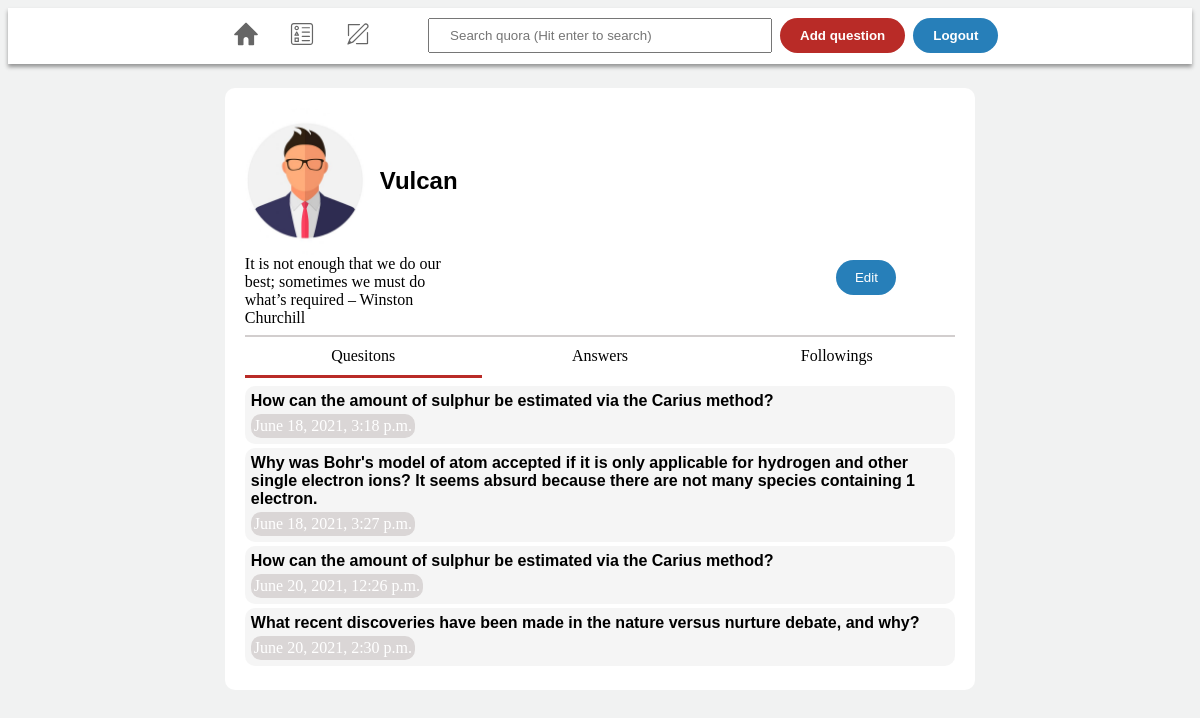
Screenshot of /profile/Vulcan/ (signed in) with the database file from the repository.
### userProfile/models.py (models this page shows, shortened)
class Profile(models.Model):
    user = models.OneToOneField(User, on_delete=models.CASCADE)
    bio = models.TextField(max_length=150)
    first_login = models.BooleanField(default=True)
    following = TaggableManager()

### questions/models.py (models this page shows, shortened)
class Questions(models.Model):
    question_title = models.TextField(max_length=300,default="Default")
    question_text = models.TextField(max_length=500)
    author = models.ForeignKey(User,on_delete=models.CASCADE)
    tags = TaggableManager()
    pub_date = models.DateTimeField(default=timezone.now)

### userProfile/views.py (the view, shortened to what this page needs)
# urls.py: path('profile/',include('userProfile.urls')),
def profile(request,username):
    user = get_object_or_404(User,username = username)
    if request.user.username == username:
        if request.method == "POST":
            request.user.profile.bio=request.POST['new-bio-tt']
            request.user.profile.save()
            return redirect(reverse("profile:profile", args=[request.user]))
        else:
            bio = user.profile.bio
            questions = Questions.objects.filter(author = user)
            answers = Comments.objects.filter(cmnt_author = user)
            following = user.profile.following.names()
            content={
                "user":user,
                "bio":bio,
                "questions":questions,
                "answers":answers,
                "following":following,
            }
            return render(request,"userProfile/profile.html",content)

### questions/models.py (called while the page is built)
    def __str__(self):
        return str(self.comment_text)

### userProfile/templates/userProfile/profile.html (shortened to what this page needs)
{% extends "home/home.html" %}
{% load static %}
{% block main_body  %}
<link rel="stylesheet" href="{% static 'userProfile/profile.css'%}">
<div class="top-prof">
    <div class="dp">
        <img class="dp-img" src="{% static 'userProfile/sample_pic.jpg' %}" alt="">
    <div class="username"><h2>{{user.username}}</h2></div>
    </div>
</div>
<div class="bio-wrapper">
    <div class="bio" id="bio-txt">{{bio}}</div>
    <div id="sv-wrapper"> <button class="edt-b" onclick="clicked()">Edit</button></div>
</div>
<hr class="first-hr">
<div class="tabs">
    <div class="tab-bars">
        <div class="inner-tab active" id="ques" onclick="activate(this,0)">Quesitons</div>
        <div class="inner-tab" id="ans" onclick="activate(this,1)" >Answers</div>
        <div class="inner-tab" id="following" onclick="activate(this,2)">Followings</div>
    </div>
</div>
<div class="details" id="ques-details" style="display: block;" >
    {% for question in questions %}
       <div class="d-data">
           <a href="{% url 'questions:question_details' question.id  %}">{{question.question_title}}</a>
            <div class="date">
                    {{question.pub_date}}
            </div>
        </div>
    {% endfor %}
</div>
{%endblock%}

### home/static/home/style.css (style rules this page uses)
body { text-align: center; background-color: #f1f2f2; }

### userProfile/static/userProfile/profile.css (style rules this page uses)
.dp { display: flex; }
.dp-img { border-radius: 50%; width: 120px; height: auto; margin-right: 15px; }
.username { text-align: center; margin-top: auto; margin-bottom: auto; font-family: Verdana, Geneva, Tahoma, sans-serif; }
.bio-wrapper { width: 100%; display: inline-grid; grid-template-columns: 3fr 1fr; }
.edt-b { margin: 5px; border: none; background-color: #277FB9; width: 60px; padding: 10px; height: fit-content; color: white; border-radius: 20px; transition: .2s; }
.bio { text-align: left; width: 40%; font-family: Georgia, "Times New Roman", Times, serif; }
.first-hr { height: 2px; background-color: rgba(185, 179, 179, 0.644); border: none; margin-bottom: 0; }
.tab-bars { display: inline-grid; grid-template-columns: 1fr 1fr 1fr; width: 100%; }
.inner-tab { padding: 10px; transition: 0.3s; }
.active { border-bottom: solid #b92b27 3px; }
.d-data { margin-top: none; margin-bottom: 4px; background-color: rgba(235, 235, 235, 0.473); text-align: left; font-family: Georgia, "Times New Roman", Times, serif; padding: 6px; border-radius: 10px; }
a:link, :visited { color: black; text-decoration: none; font-weight: bold; font-family: sans-serif; }
.date { color: rgb(255, 255, 255); margin-top: 4px; background-color: rgb(218, 214, 214); padding: 3px; width: fit-content; border-radius: 10px; }

### rows the page displays
Profile: bio "It is not enough that we do our best; sometimes we must do what’s required – Winston Churchill"
Questions: question_title "How can the amount of sulphur be estimated via the Carius method?", pub_date "June 18, 2021, 3:18 p.m."
Questions: question_title "Why was Bohr's model of atom accepted if it is only applicable for hydrogen and other single electron ions? It seems absurd because there are not many species containing 1 electron.", pub_date "June 18, 2021, 3:27 p.m."
Questions: question_title "How can the amount of sulphur be estimated via the Carius method?", pub_date "June 20, 2021, 12:26 p.m."
Questions: question_title "What recent discoveries have been made in the nature versus nurture debate, and why?", pub_date "June 20, 2021, 2:30 p.m."

### other values shown
{{ user.username }} "Vulcan"
